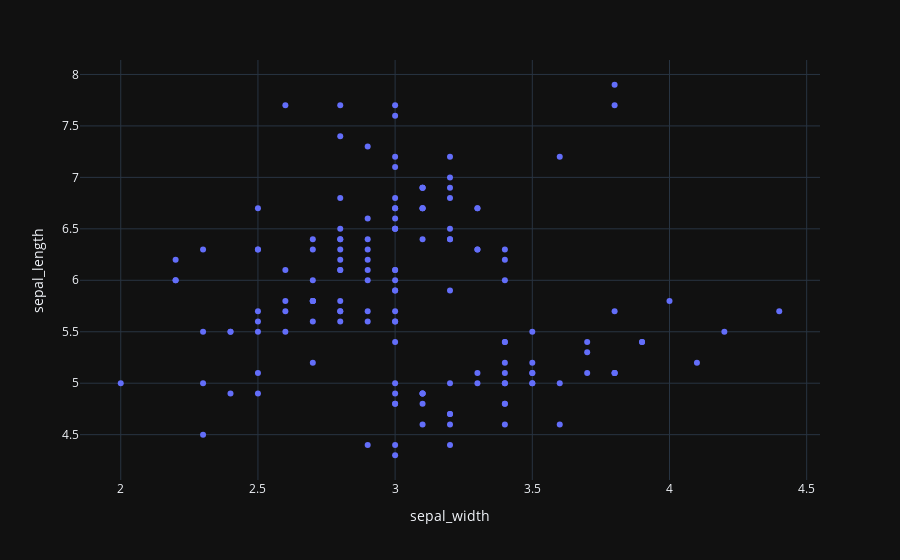

Write notebook code for a chart like this one.
### Code cell
df = px.data.iris() # iris is a pandas DataFrame
display(df.sample(5))
fig = px.scatter(df, x="sepal_width", y="sepal_length")
fig.show()

### Figure 1 — Plotly figure (JSON) as saved in the notebook; plotly's stock layout.template omitted (floating-point values rounded to 4 significant figures; data arrays with more than 128 entries replaced by an {"elided": "..."} marker saying what was removed)
{"data": [{"hovertemplate": "sepal_width=%{x}<br>sepal_length=%{y}<extra></extra>", "legendgroup": "", "marker": {"color": "#636efa", "symbol": "circle"}, "mode": "markers", "name": "", "orientation": "v", "showlegend": false, "x": {"elided": "150 float values"}, "xaxis": "x", "y": {"elided": "150 float values"}, "yaxis": "y", "type": "scatter"}], "layout": {"xaxis": {"anchor": "y", "domain": [0.0, 1.0], "title": {"text": "sepal_width"}}, "yaxis": {"anchor": "x", "domain": [0.0, 1.0], "title": {"text": "sepal_length"}}, "legend": {"tracegroupgap": 0}, "margin": {"t": 60}}}
